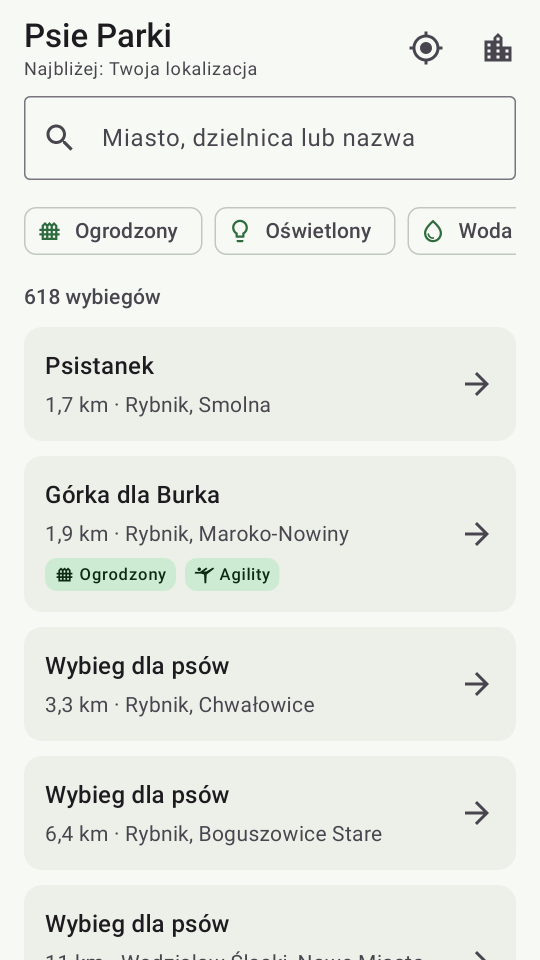
#> input picture play/screenshots/raw/raw-phone/01-najblizsze.png, 1080 x 1920 px (shown at 1/2 size); its folder holds 3 pictures in this run
$ python make_store_assets.py
#> lines starting #> are read from the running program, lines starting #| are printed output that depends on the picture; after the words box and inside, x2 and y2 are one past the last pixel; in counts of white or black regions, pixels touching at a corner belong together
#!/usr/bin/env python3
"""
Graphics for the Psie Parki listing in Google Play.

    NODE_PATH=$(npm root -g) node play/map/render.mjs          # the map picture
    ./gradlew testDebugUnitTest -Pscreenshots --tests '*StoreScreenshots*'
    python play/make_store_assets.py

In:   play/screenshots/raw/raw-*/      raw screens rendered by Robolectric (StoreScreenshots.kt)
Out:  play/screenshots/phone/, tablet-7/, tablet-10/   with a caption band
      play/graphics/icon-512.png                       the launcher icon, drawn from the same
                                                       geometry as ic_launcher_foreground.xml
      play/graphics/feature-graphic-1024x500.png

Google Play rules the script checks:
  - exactly 9:16, sides 320–3840 px (phone) and 1080–7680 px (tablets), at most 8 MB
  - the caption takes at most 20% of the height; no device frames, no "download now", "#1", prices
  - PNG without transparency
"""

import math
import re
import sys
from pathlib import Path

from PIL import Image, ImageDraw, ImageFilter, ImageFont

PLAY = Path(__file__).parent
SHOTS = PLAY / "screenshots"
RAW = SHOTS / "raw"
GRAPHICS = PLAY / "graphics"
FOREGROUND = PLAY.parent / "app/src/main/res/drawable/ic_launcher_foreground.xml"

GREEN, GREEN_2 = (46, 107, 63), (24, 70, 38)      # icon background and its darker shade
WHITE, LEAF, BALL = (255, 255, 255), (190, 236, 199), (224, 138, 30)

CAPTIONS = {
    "01-najblizsze": ("Najbliższe wybiegi dla psa", "od najbliższego, w całej Polsce"),
    "02-mapa": ("Wszystkie wybiegi na mapie", "dotknij i prowadź"),
    "03-szczegoly": ("Co jest na wybiegu", "ogrodzenie, światło, woda, agility"),
    "04-filtry": ("Tylko ogrodzone?", "filtruj po tym, co ważne dla Twojego psa"),
    "05-miejscowosci": ("Bez udostępniania lokalizacji", "wystarczy wybrać miejscowość"),
    "04-miejscowosci": ("Bez udostępniania lokalizacji", "wystarczy wybrać miejscowość"),
    "06-dodaj-wybieg": ("Znasz wybieg? Dodaj go", "w minutę, bez zakładania konta"),
    "07-weterynarz": ("Weterynarz w pobliżu", "kto ma otwarte teraz, telefon jednym dotknięciem"),
    "08-ciemny-motyw": ("Jasny i ciemny motyw", "bez reklam i bez zbierania danych"),
}

SETS = {  # raw dir → (output dir, canvas, allowed side range)
    "raw-phone": ("phone", (1080, 1920), (320, 3840)),
    "raw-tablet7": ("tablet-7", (1080, 1920), (1080, 7680)),
    "raw-tablet10": ("tablet-10", (1440, 2560), (1080, 7680)),
}

BAND = 0.1875      # caption band: 18.75% of the height (Google's limit is 20%)
MAX_BYTES = 8 * 1024 * 1024

# First font that exists: Inter on Linux (CI, the cloud container), Segoe UI on Windows.
BOLD = ["/usr/share/fonts/opentype/inter/Inter-Bold.otf", "C:/Windows/Fonts/segoeuib.ttf",
        "/usr/share/fonts/truetype/dejavu/DejaVuSans-Bold.ttf"]
REGULAR = ["/usr/share/fonts/opentype/inter/Inter-Regular.otf", "C:/Windows/Fonts/segoeui.ttf",
           "/usr/share/fonts/truetype/dejavu/DejaVuSans.ttf"]


def font(candidates, size):
    for path in candidates:
        if Path(path).exists():
            return ImageFont.truetype(path, size)
    sys.exit(f"Brak czcionki, sprawdź ścieżki: {candidates}")


def fit(d, text, candidates, size, max_w):
    while size > 20:
        f = font(candidates, size)
        if d.textlength(text, font=f) <= max_w:
            return f
        size -= 2
    return font(candidates, size)


def gradient(w, h, top=GREEN, bottom=GREEN_2):
#> called with w = 1080, h = 1920, top = (46, 107, 63), bottom = (24, 70, 38)
    mask = Image.linear_gradient("L").resize((w, h))
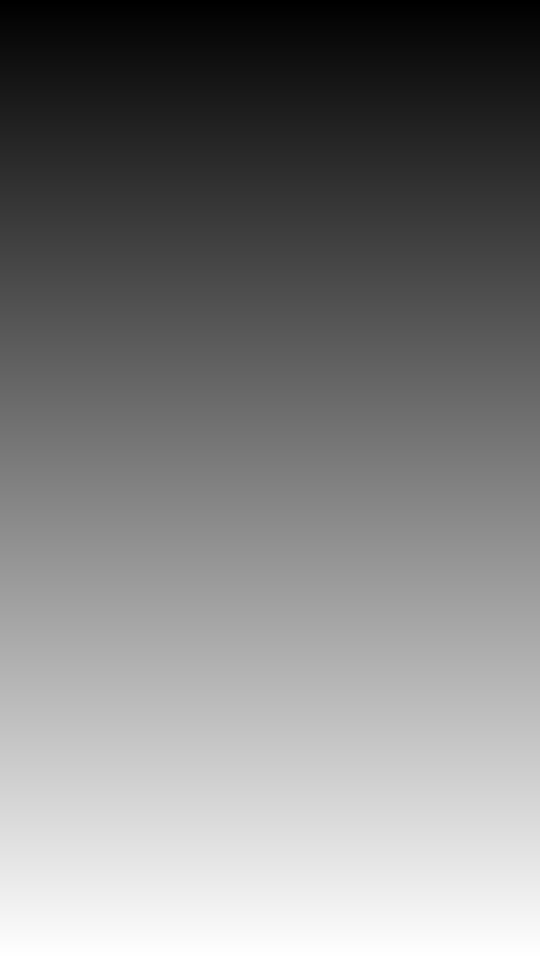
#> mask: PIL image 1080x1920 L (shown at 1/2 size); min 0, max 255, mean 127.5
    return Image.composite(Image.new("RGB", (w, h), bottom), Image.new("RGB", (w, h), top), mask)
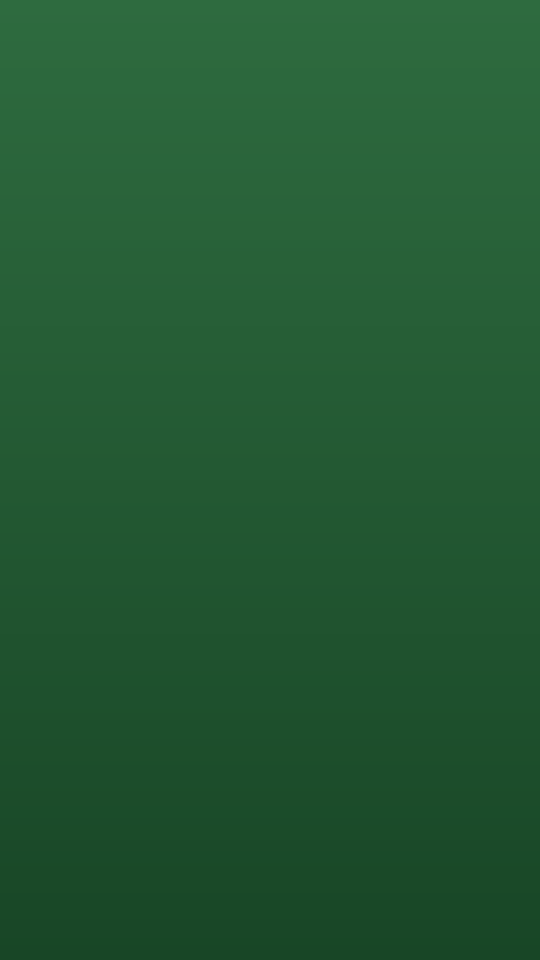
#> returned value: PIL image 1080x1920 RGB (shown at 1/2 size); mean R, G, B 35, 88.5, 50.5


# --------------------------------------------------------------------------- #
# the paw, read from the vector drawable so the store icon cannot drift from the app's
# --------------------------------------------------------------------------- #

# [86 lines left out: functions bezier, paw_shapes, draw_paw, icon, feature_graphic, not called in this run]


# --------------------------------------------------------------------------- #
# screenshots
# --------------------------------------------------------------------------- #

def compose(raw: Path, size):
    W, H = size
    s = W / 1080
    im = gradient(W, H)
    d = ImageDraw.Draw(im)
    title, sub = CAPTIONS[raw.stem]
    band = int(H * BAND)

    ft = fit(d, title, BOLD, int(64 * s), W - int(100 * s))
    fs = fit(d, sub, REGULAR, int(40 * s), W - int(100 * s))
    th = ft.getbbox(title)[3]
#> th = 76
    sh = fs.getbbox(sub)[3]
#> sh = 48
    gap = int(18 * s)
    y0 = (band - (th + gap + sh)) // 2 + int(10 * s)
#> y0 = 119
    d.text((W / 2, y0), title, font=ft, fill=WHITE, anchor="mt")
    d.text((W / 2, y0 + th + gap), sub, font=fs, fill=LEAF, anchor="mt")

    shot = Image.open(raw).convert("RGB")
    top, bottom = band + int(24 * s), H - int(44 * s)
    sh_h = bottom - top
    sh_w = round(sh_h * shot.width / shot.height)
#> sh_w = 839
    shot = shot.resize((sh_w, sh_h), Image.LANCZOS)
#> shot: PIL image 839x1492 RGB
    x = (W - sh_w) // 2
#> x = 120
    r = int(34 * s)

    mask = Image.new("L", (sh_w, sh_h), 0)
#> mask: PIL image 839x1492 L; every value is 0
    ImageDraw.Draw(mask).rounded_rectangle([0, 0, sh_w - 1, sh_h - 1], radius=r, fill=255)
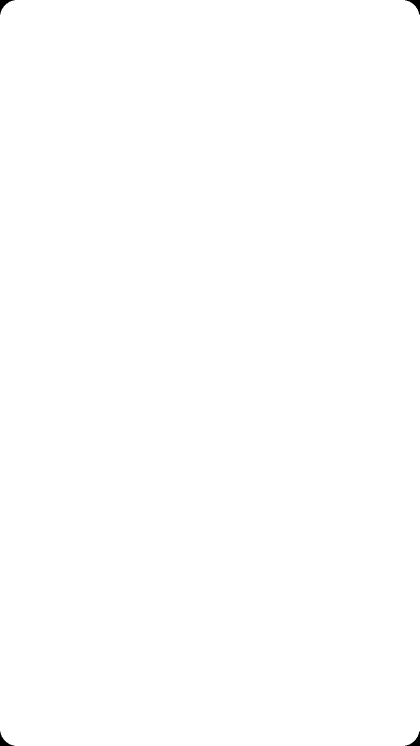
#> mask: PIL image 839x1492 L (shown at 1/2 size); 99.9% white; 4 black regions, box (x1, y1, x2, y2) and area: (0, 0, 29, 29) 260, (810, 0, 839, 29) 260, (0, 1463, 29, 1492) 260, (810, 1463, 839, 1492) 260
    shadow = Image.new("L", (W, H), 0)
#> shadow: PIL image 1080x1920 L; every value is 0
    shadow.paste(mask, (x, top + int(16 * s)))
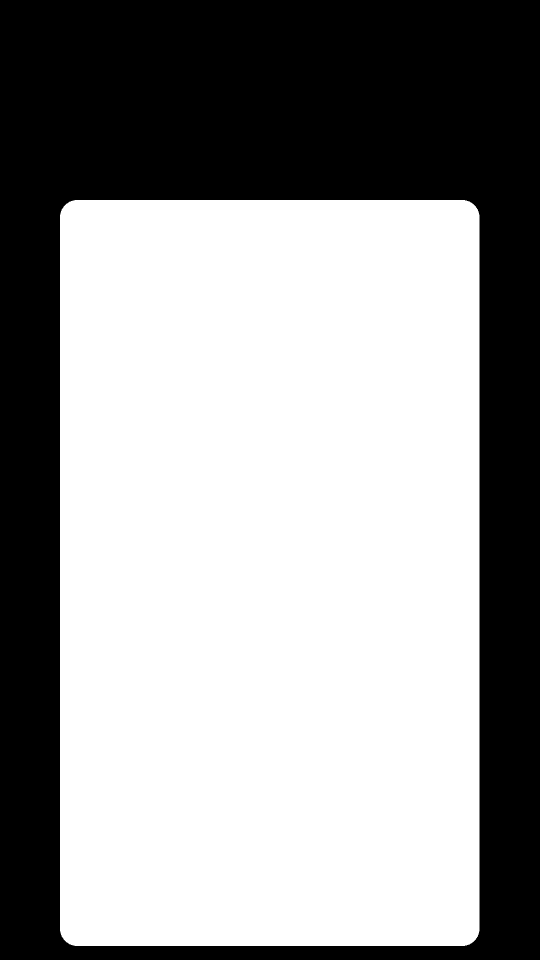
#> shadow: PIL image 1080x1920 L (shown at 1/2 size); 60.3% white; 1 black region, box (x1, y1, x2, y2) and area: (0, 0, 1080, 1920) 822852
    shadow = shadow.filter(ImageFilter.GaussianBlur(int(28 * s))).point(lambda v: int(v * .55))
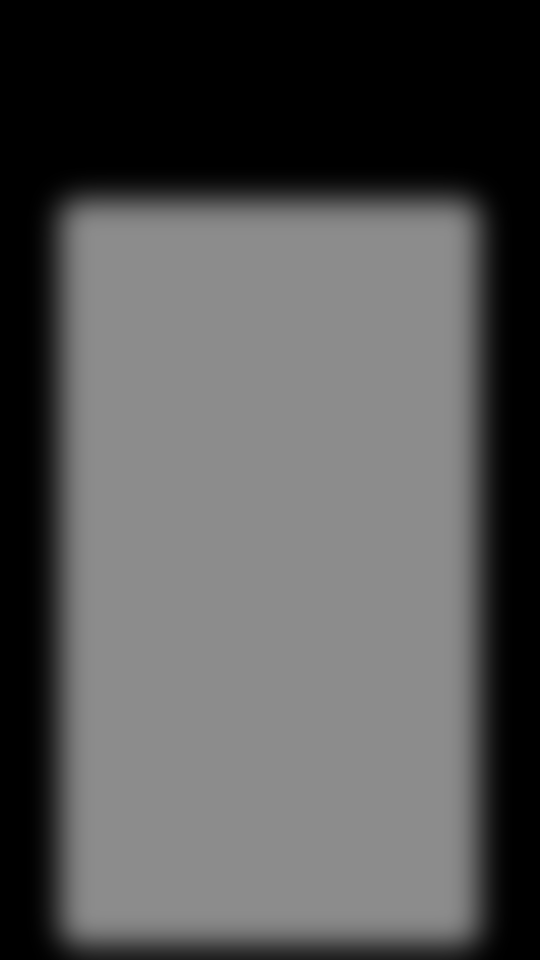
#> shadow: PIL image 1080x1920 L (shown at 1/2 size); min 0, max 140, mean 84.2
    im.paste(Image.new("RGB", (W, H), (0, 24, 8)), (0, 0), shadow)
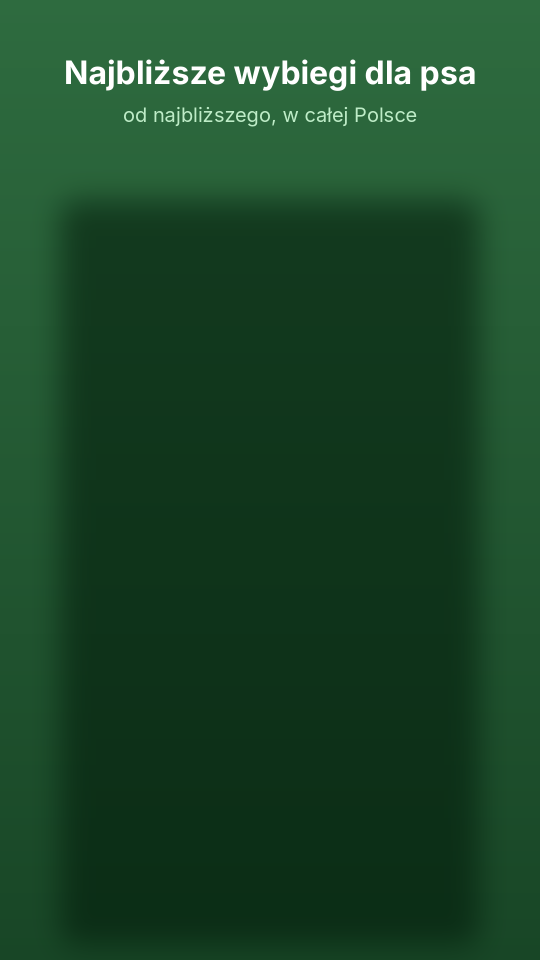
#> im: PIL image 1080x1920 RGB (shown at 1/2 size); mean R, G, B 26.2, 69.9, 39.1
    im.paste(shot, (x, top), mask)
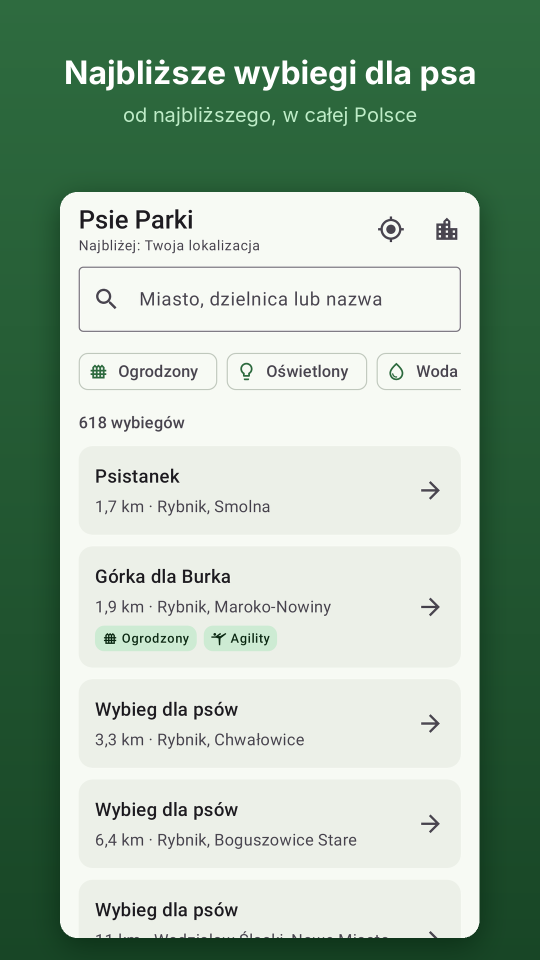
#> im: PIL image 1080x1920 RGB (shown at 1/2 size); mean R, G, B 157.4, 180.7, 161.6
    return im


def main():
    problems = []
    for src_dir, (dst_dir, size, (lo, hi)) in SETS.items():
        src, dst = RAW / src_dir, SHOTS / dst_dir
        dst.mkdir(parents=True, exist_ok=True)
        raws = sorted(src.glob("*.png"))
        for raw in raws:
            out = dst / raw.name
            compose(raw, size).save(out, optimize=True)
            w, h = Image.open(out).size
#> w = 1080; h = 1920
            ok = w * 16 == h * 9 and lo <= min(w, h) and max(w, h) <= hi and out.stat().st_size <= MAX_BYTES
#> ok = True
            if not ok:
                problems.append(out)
            print(f"  {dst_dir}/{out.name:<24} {w}×{h} {out.stat().st_size // 1024:>5} KB {'OK' if ok else 'BŁĄD'}")
#|   phone/01-najblizsze.png        1080×1920   281 KB OK
        if len(raws) < (2 if dst_dir == "phone" else 4):
            problems.append(f"{dst_dir}: za mało zrzutów ({len(raws)})")

    ic = icon()
    print(f"  graphics/icon-512.png {ic.size} {ic.mode}")
    fg = feature_graphic()
    print(f"  graphics/feature-graphic-1024x500.png {fg.size} {fg.mode}")
    if problems:
        sys.exit(f"Problemy: {problems}")
    print("Wszystko w limitach Google Play.")


if __name__ == "__main__":
#> (the run stopped early here; a loop or call above may not have finished)

$ run again, on play/screenshots/raw/raw-phone/02-mapa.png
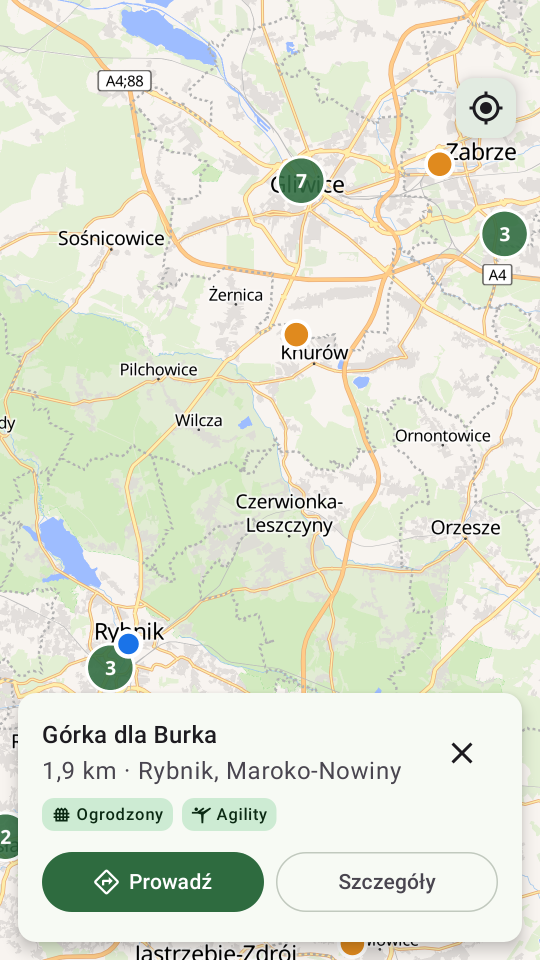
#> input picture play/screenshots/raw/raw-phone/02-mapa.png, 1080 x 1920 px (shown at 1/2 size)
#> th = 76
#> sh = 48
#> y0 = 119
#> in compose, `im.paste(Image.new("RGB", (W, H), (0, 24, 8)), (0, 0), shadow)`:
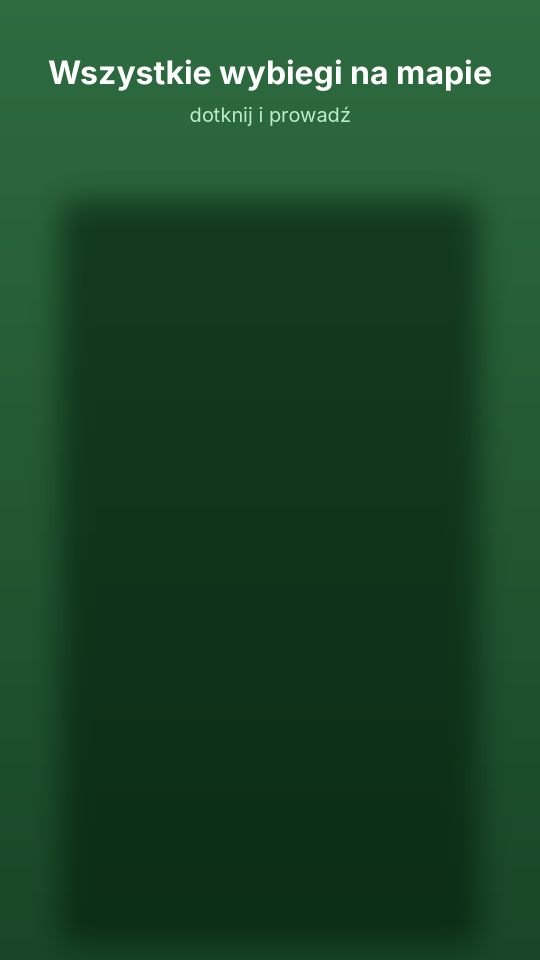
#> im: PIL image 1080x1920 RGB (shown at 1/2 size); mean R, G, B 26.1, 69.8, 39.1
#> in compose, `im.paste(shot, (x, top), mask)`:
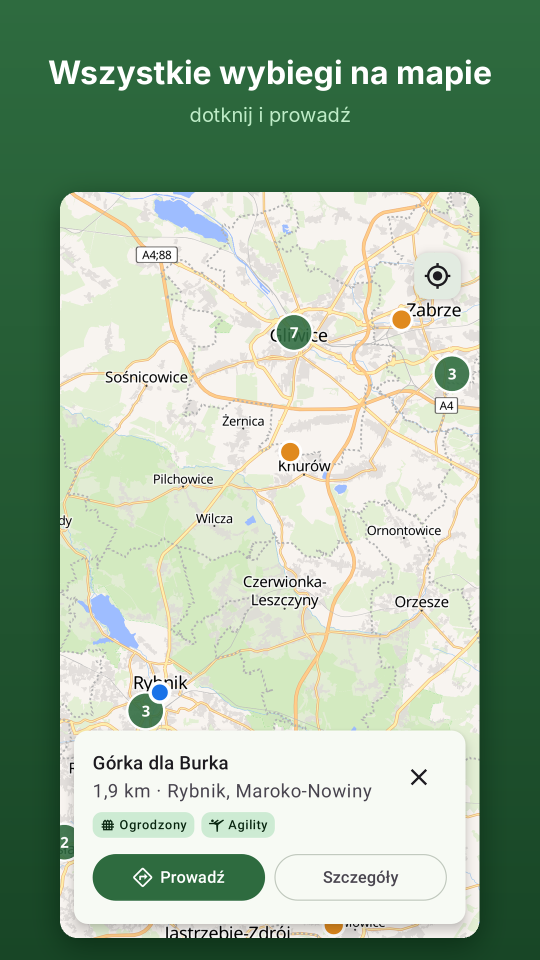
#> im: PIL image 1080x1920 RGB (shown at 1/2 size); mean R, G, B 151.8, 175.6, 150.9
#> w = 1080; h = 1920
